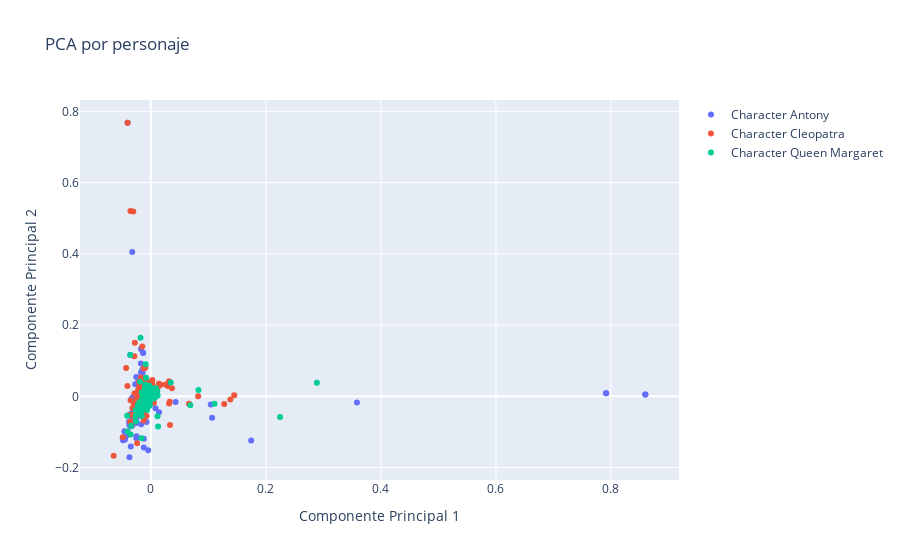

Notebook source saved alongside this figure:
### Code cell
fig = go.Figure()

# Añadir trazos para cada clase
for character in np.unique(y_train):
    mask_train = y_train == character
    fig.add_trace(go.Scatter(
        x=X_train_red[mask_train, 0],
        y=X_train_red[mask_train, 1],
        mode='markers',
        name=f'Character {character}'
    ))

# Configurar el layout
fig.update_layout(
    title='PCA por personaje',
    xaxis_title='Componente Principal 1',
    yaxis_title='Componente Principal 2'
)

# Mostrar el gráfico
fig.show()
